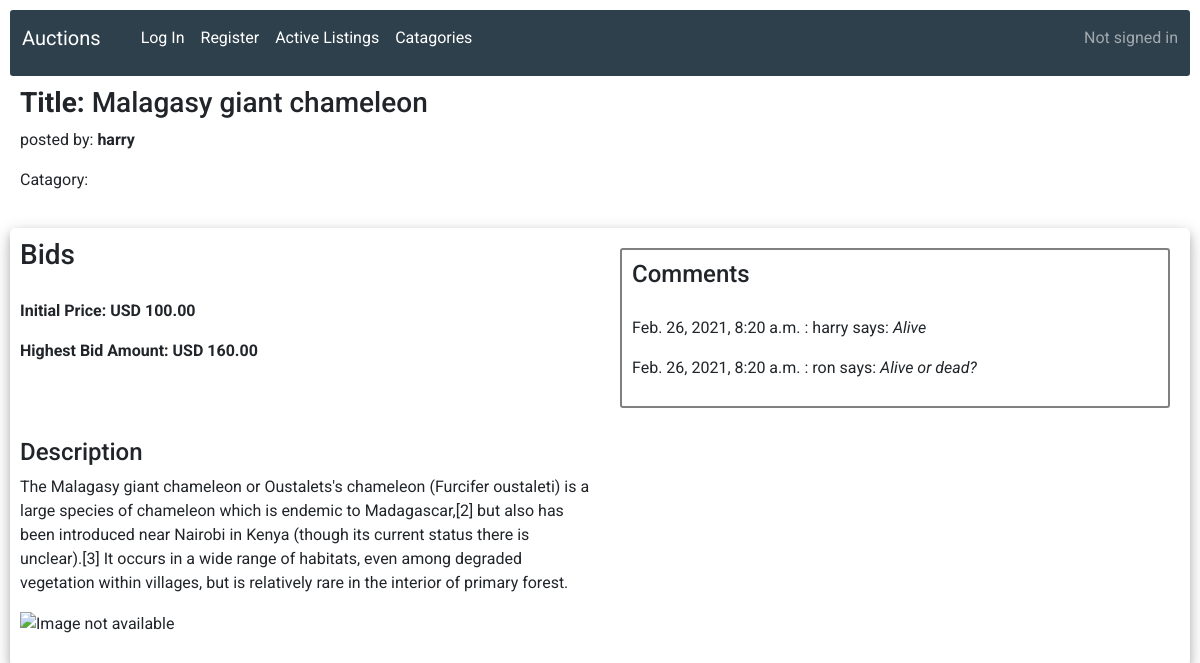
Page /listing/9 on the earlier database version.
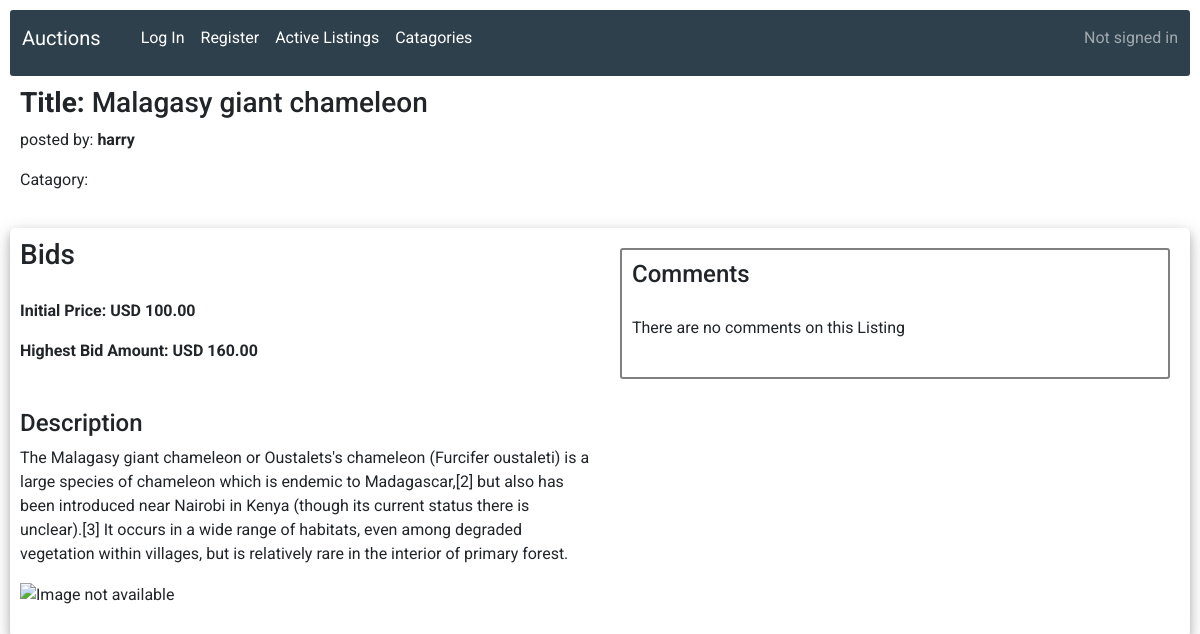
Same page on the later database version.
### auctions/models.py (models this page shows, shortened)
class Comment(models.Model):
    listing = models.ForeignKey(Listing, on_delete=models.CASCADE, related_name="listing_comments")
    commentuser = models.ForeignKey(User, on_delete=models.CASCADE, related_name="user_comments")
    comment = models.TextField(max_length=4000)
    commentdate = DateTimeField(auto_now=True, auto_now_add=False)

class User(AbstractUser):
    pass
    def __str__(self):
        return f"{self.username}"

### auctions/views.py (the view)
# urls.py: path("listing/<int:listing_id>", views.listingview, name="listing"),
def listingview(request, listing_id):
    listing = Listing.objects.get(pk=listing_id)
    try:
        if Watchlist.objects.filter(user=request.user,listing=listing).exists():
            watching = True
        else:
            watching = False
    except:
        watching = False
    try:
        maxbid = listing.listing_bids.order_by('-bidamount')[0]
    except:
        maxbid = None
    try:
        comments = listing.listing_comments.all().order_by('-commentdate')
    except:
        comments = None
    return render(request, "auctions/listing.html", {
        "listing": listing,
        "maxbid" : maxbid,
        "comments" : comments,
        "watching" : watching
    })

### auctions/templates/auctions/listing.html (shortened to what this page needs)
{% extends "auctions/layout.html" %}
{% block body %}
<div class="headcontainer bidcontainer">
    <h3><strong>Title:</strong>  {{ listing.title }}</h3>
    <p>posted by: <strong>{{ listing.author }}</strong></p>
    <p>Catagory: <strong>{{ listing.catagory.catagoryname }}</strong></p>
</div>
<div class="detailcontainer">
    <div class="bidcontainer">
        <div class="topbar">
            <div>
                <h3>Bids</h3>
            </div>
        </div>
        <p><strong>Initial Price: USD {{ listing.initialprice }}</strong></p>
        {% if not maxbid %}
            <p> There are no bids on this Listing</p>
        {% else %}
            {% if not source_error %}
                <p> <strong>Highest Bid Amount: USD {{ maxbid.bidamount }}</strong></p>
            {% endif %}
        {% endif %}
    </div>
    <div class="commentsbox">
        <div class="topbar">
            <div>
                <h4>Comments</h4>
            </div>
        </div>
        <div>
            {% if not comments %}
                <p> There are no comments on this Listing</p>
            {% else %}
                {% for c in comments %}
                    <p>{{ c.commentdate }} : {{ c.commentuser }} says: <i>{{ c.comment }}</i></p>
                {% endfor %}
            {% endif %}
        </div>
    </div>
    <div class="listcontainer">
        <div class="listingdesc">
            <h4>Description</h4>
            <p>{{ listing.description }}</p>
        </div>
        <div class="listimage">
            <img src="{{ listing.imageurl }}" alt="Image not available">
        </div>
    </div>
</div>
{% endblock %}

Differences in the rows shown:
removed Comment: commentdate "Feb. 26, 2021, 8:20 a.m.", commentuser "harry", comment "Alive"
removed Comment: commentdate "Feb. 26, 2021, 8:20 a.m.", commentuser "ron", comment "Alive or dead?"
Other differences:
text now shown: "There are no comments on this Listing"
